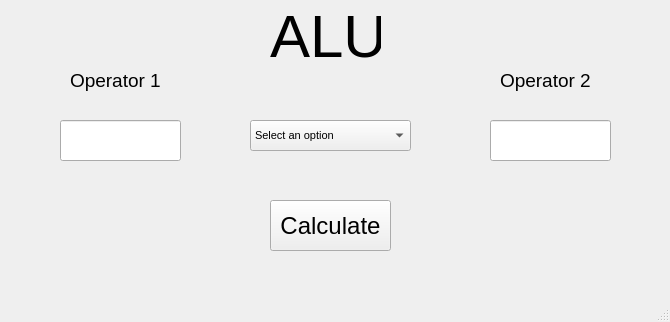
<?xml version="1.0" encoding="UTF-8"?>
<ui version="4.0">
 <class>MainWindow</class>
 <widget class="QMainWindow" name="MainWindow">
  <property name="geometry">
   <rect>
    <x>0</x>
    <y>0</y>
    <width>670</width>
    <height>322</height>
   </rect>
  </property>
  <property name="font">
   <font>
    <pointsize>8</pointsize>
   </font>
  </property>
  <property name="windowTitle">
   <string>MainWindow</string>
  </property>
  <widget class="QWidget" name="centralwidget">
   <widget class="QLabel" name="label">
    <property name="geometry">
     <rect>
      <x>270</x>
      <y>10</y>
      <width>111</width>
      <height>51</height>
     </rect>
    </property>
    <property name="font">
     <font>
      <pointsize>45</pointsize>
     </font>
    </property>
    <property name="text">
     <string>ALU</string>
    </property>
   </widget>
   <widget class="QPushButton" name="pushButton">
    <property name="geometry">
     <rect>
      <x>270</x>
      <y>200</y>
      <width>121</width>
      <height>51</height>
     </rect>
    </property>
    <property name="font">
     <font>
      <pointsize>18</pointsize>
     </font>
    </property>
    <property name="text">
     <string>Calculate</string>
    </property>
   </widget>
   <widget class="QComboBox" name="comboBox">
    <property name="geometry">
     <rect>
      <x>250</x>
      <y>120</y>
      <width>161</width>
      <height>31</height>
     </rect>
    </property>
    <item>
     <property name="text">
      <string>Select an option</string>
     </property>
    </item>
    <item>
     <property name="text">
      <string>Addition</string>
     </property>
    </item>
    <item>
     <property name="text">
      <string>Product</string>
     </property>
    </item>
    <item>
     <property name="text">
      <string>Division</string>
     </property>
    </item>
   </widget>
   <widget class="QLineEdit" name="lineEdit">
    <property name="geometry">
     <rect>
      <x>60</x>
      <y>120</y>
      <width>121</width>
      <height>41</height>
     </rect>
    </property>
    <property name="font">
     <font>
      <pointsize>12</pointsize>
     </font>
    </property>
   </widget>
   <widget class="QLineEdit" name="lineEdit_2">
    <property name="geometry">
     <rect>
      <x>490</x>
      <y>120</y>
      <width>121</width>
      <height>41</height>
     </rect>
    </property>
    <property name="font">
     <font>
      <pointsize>12</pointsize>
     </font>
    </property>
   </widget>
   <widget class="QLabel" name="label_2">
    <property name="geometry">
     <rect>
      <x>70</x>
      <y>60</y>
      <width>91</width>
      <height>41</height>
     </rect>
    </property>
    <property name="font">
     <font>
      <pointsize>14</pointsize>
     </font>
    </property>
    <property name="text">
     <string>Operator 1</string>
    </property>
   </widget>
   <widget class="QLabel" name="label_3">
    <property name="geometry">
     <rect>
      <x>500</x>
      <y>60</y>
      <width>91</width>
      <height>41</height>
     </rect>
    </property>
    <property name="font">
     <font>
      <pointsize>14</pointsize>
     </font>
    </property>
    <property name="text">
     <string>Operator 2</string>
    </property>
   </widget>
  </widget>
  <widget class="QMenuBar" name="menubar">
   <property name="geometry">
    <rect>
     <x>0</x>
     <y>0</y>
     <width>670</width>
     <height>18</height>
    </rect>
   </property>
  </widget>
  <widget class="QStatusBar" name="statusbar"/>
 </widget>
 <resources/>
 <connections/>
</ui>
